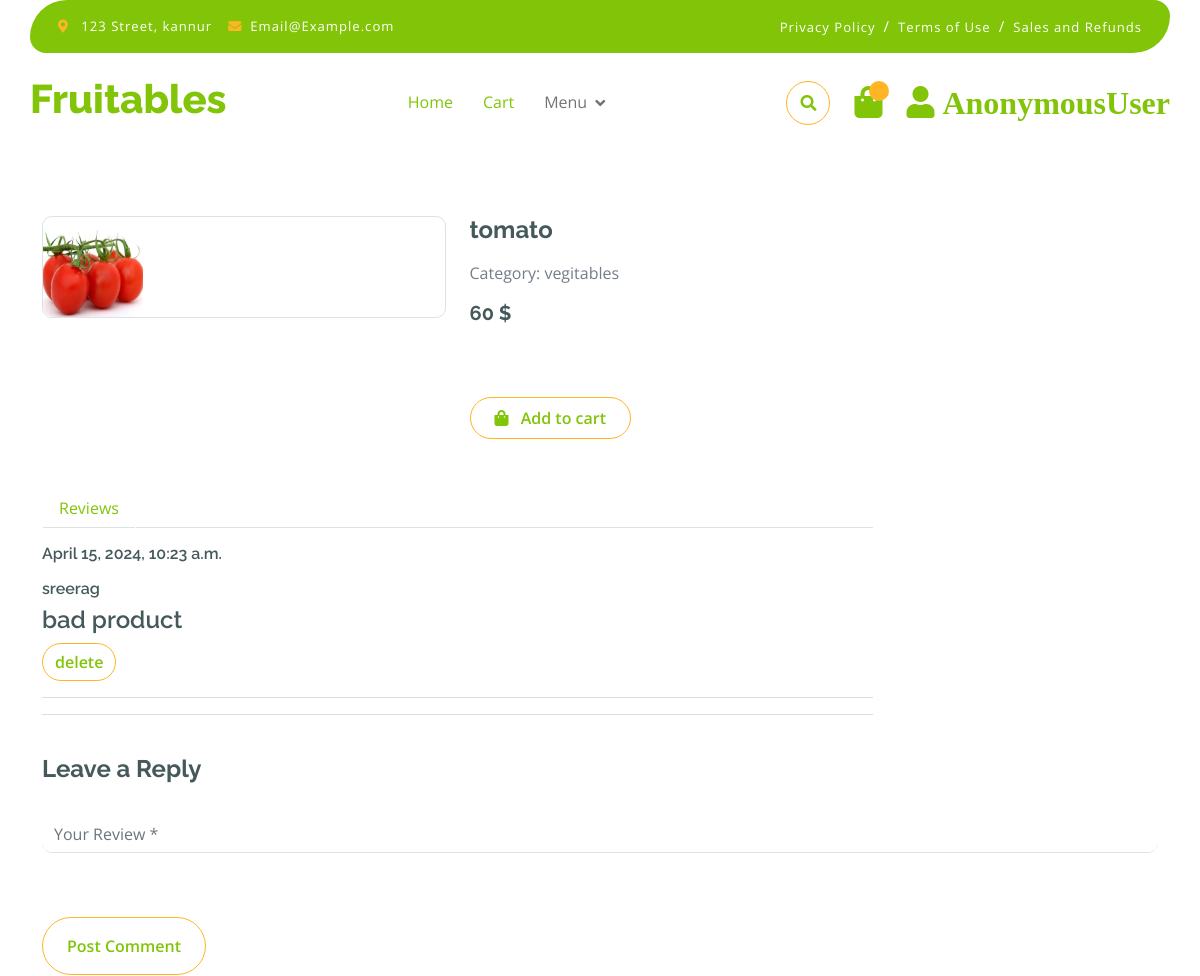
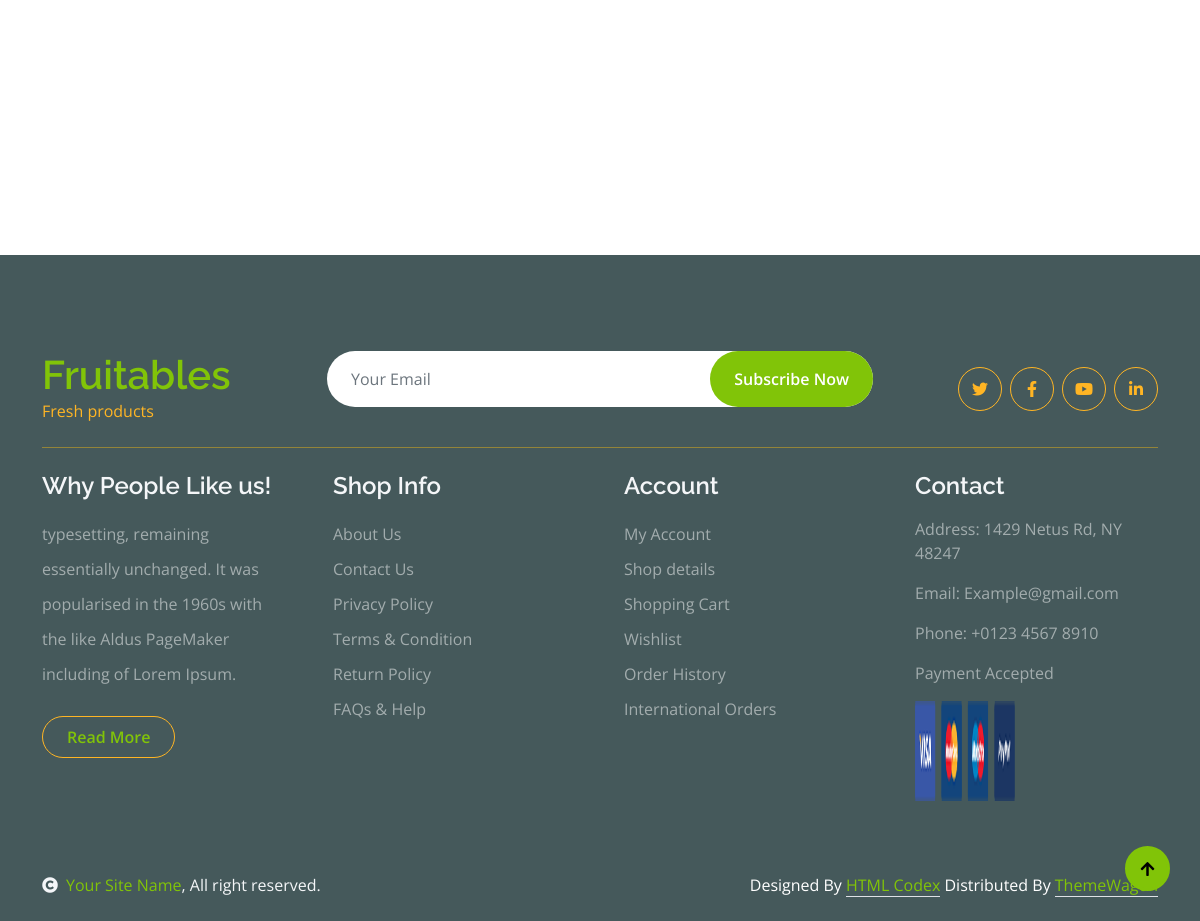
The page /shopdetails/21/ on the database its author committed (2 pictures, top to bottom).
### app/models.py (models this page shows, shortened)
class Product(models.Model):
    name = models.CharField(max_length=50, blank=True, null=True)
    desc = models.TextField(blank=True, null=True)
    price = models.IntegerField(blank=True, null=True)
    image = models.ImageField(
        upload_to='images', default='image not available')
    thumbnails = models.ImageField(upload_to='thumbnail', blank=True)
    categ = models.ForeignKey(
        'category', on_delete=models.CASCADE, blank=True, null=True)
    created = models.DateTimeField(auto_now=True)
    class Meta:
        ordering = ['-created']

class Category(models.Model):
    name = models.CharField(max_length=50)
    def __str__(self):
        return self.name

class Review(models.Model):
    user=models.ForeignKey(User,on_delete=models.CASCADE,blank=True, null=True)
    product_review=models.TextField(blank=True, null=True)
    created = models.DateTimeField(auto_now=True)
    product=models.ForeignKey(Product,on_delete=models.CASCADE,blank=True, null=True)

### app/views.py (the view)
# urls.py: path('shopdetails/<str:pk>/',shopDetails,name='shopdetails'),
@cache_page(60 * 15)
def shopDetails(request, pk):
    product = Product.objects.get(id=pk)
    review = Review.objects.filter(product=pk)
    related_product = Product.objects.filter(categ=product.categ)
    context = {'product': product, 'review': review,
               'related_product': related_product}
    return render(request, 'shop-detail.html', context)

### templates/shop-detail.html (shortened to what this page needs)
{% extends "index.html" %}
{% block shop-details %}
<br>
<br>
<br>
<div class="container-fluid py-5 mt-5">
    <div class="container py-5">
        <div class="row g-4 mb-5">
            <div class="col-lg-8 col-xl-9">
                <div class="row g-4">
                    <div class="col-lg-6">
                        <div class="border rounded">
                            <a href="#">
                                <img src="{{product.image.url}}" class="img-fluid rounded" alt="Image">
                            </a>
                        </div>
                    </div>
                    <div class="col-lg-6">
                        <h4 class="fw-bold mb-3">{{product.name}}</h4>
                        <p class="mb-3">Category: {{product.categ}}</p>
                        <h5 class="fw-bold mb-3">{{product.price}} $</h5>
                        <a href="{% url 'addtocart' product.id %}" class="btn border border-secondary rounded-pill px-4 py-2 mb-4 text-primary"><i class="fa fa-shopping-bag me-2 text-primary"></i> Add to cart</a>
                    </div>
                    <div class="col-lg-12">
                        <nav>
                            <div class="nav nav-tabs mb-3">
                                <button class="nav-link border-white border-bottom-0" type="button" role="tab"
                                    id="nav-mission-tab" data-bs-toggle="tab" data-bs-target="#nav-mission"
                                    aria-controls="nav-mission" aria-selected="false">Reviews</button>
                            </div>
                        </nav>
                        <div class="">
                            {% for i in review  %}
                            <div class="tab-pane" id="nav-mission" role="tabpanel" aria-labelledby="nav-mission-tab">
                                        <p class="mb-2" style="font-size: 14px;"><h6>{{i.created}}</h6></p>
                                        <div class="">
                                            <h6>{{i.user}}</h6>
                                            <h4>{{i.product_review}}</h4>
                                            <button type="submit" class="btn border border-secondary text-primary rounded-pill  "><a href="{% url 'deletereview' i.id %}">delete</a></button>
                                        </div>
                                        <hr>
                                    </div> {% endfor %}
                                    <hr>
                                </div>
                            </div>
                        </div>
                    </div>
                    <form action="{% url 'addreview' product.id %}" method="POST"> {% csrf_token %}
                        <h4 class="mb-2 fw-bold">Leave a Reply</h4>
                        <div class="row g-4">
                            <div class="col-lg-12">
                                <div class="border-bottom rounded my-4">
                                    <input name="review" id="" class="form-control border-0" cols="30" rows="8" placeholder="Your Review *" spellcheck="false">
                                </div>
                            </div>
                            <div class="col-lg-12">
                                <div class="d-flex justify-content-between py-3 mb-5">
                                    <button type="submit" class="btn border border-secondary text-primary rounded-pill px-4 py-3">Post Comment</button>
                                </div>
                            </div>
                        </div></form>
                </div>
            </div>
        </div>
{% endblock shop-details %}

### static/css/style.css (style rules this page uses)
.btn { font-weight: 600; transition: .5s; }
.btn.border-secondary { transition: 0.5s; }
.img-fluid { width: 100px; height: 100px; }

### rows shown on the page
Product: image (picture), name "tomato", categ "vegitables", price "60"
Review: created "April 15, 2024, 10:23 a.m.", user "sreerag", product_review "bad product"

### other values the page prints
{{ request.user }} "AnonymousUser"
